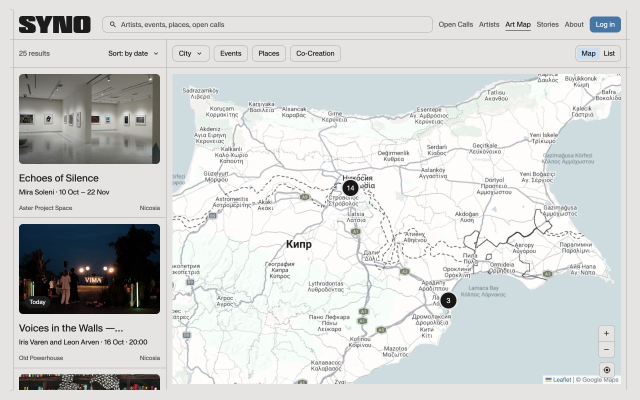
#> input picture assets-syno-case/films/source-map-drawer/map.png, 1280 x 800 px (shown at 1/2 size)
$ python build-syno-map-drawer-video.py
#> lines starting #> are read from the running program, lines starting #| are printed output that depends on the picture
#!/usr/bin/env python3
"""Build one short Art Map -> event drawer walkthrough from prototype captures.

All UI frames are captured from the real local prototype at 1280 x 800. The
scroll sequence moves only the drawer; the list, filters and map stay in place.
"""

from pathlib import Path
import subprocess

from PIL import Image, ImageDraw, ImageFilter


ROOT = Path(__file__).resolve().parents[1]
SOURCE = ROOT / "assets-syno-case/films/source-map-drawer"
DEST = ROOT / "assets-syno-case/films"
FILM = DEST / "syno-flow-map-drawer.mp4"
POSTER = DEST / "syno-flow-map-drawer-poster.jpg"
WIDTH, HEIGHT, FPS = 1920, 1200, 30


def load(name: str) -> Image.Image:
#> called with name = 'map.png'
    image = Image.open(SOURCE / name).convert("RGB")
#> image is the input picture: PIL image 1280x800 RGB; mean R, G, B 209.3, 211.7, 210.8
    if image.size != (1280, 800):
        raise ValueError(f"Unexpected frame size: {name}: {image.size}")
    # The promo prototype used to omit the top frame rule and its right endcap.
    # Restore the same one-pixel rule that now appears in the live prototype.
    draw = ImageDraw.Draw(image)
    draw.line((19, 20, 1260, 20), fill=(174, 173, 170), width=1)
    # The same goes for the bottom rule: older captures end without it.
    draw.line((19, 780, 1260, 780), fill=(174, 173, 170), width=1)
    return image.resize((WIDTH, HEIGHT), Image.Resampling.LANCZOS).filter(
        ImageFilter.UnsharpMask(radius=1, percent=85, threshold=2)
    )


def ease(t: float) -> float:
    t = max(0.0, min(1.0, t))
    return 1 - (1 - t) ** 3


def pointer(frame: Image.Image, x: float, y: float, pulse: float = 0.0) -> None:
    draw = ImageDraw.Draw(frame, "RGBA")
    x, y = round(x), round(y)
    shape = [(x, y), (x + 1, y + 24), (x + 7, y + 18),
             (x + 13, y + 30), (x + 19, y + 27), (x + 13, y + 16),
             (x + 22, y + 15)]
    draw.polygon([(a + 2, b + 3) for a, b in shape], fill=(0, 0, 0, 70))
    draw.polygon(shape, fill=(255, 255, 255, 255), outline=(25, 25, 25, 255), width=2)
    if pulse:
        r = 10 + 15 * pulse
        draw.ellipse((x - r, y - r, x + r, y + r),
                     outline=(46, 119, 176, round(205 * (1 - pulse))), width=3)


def main() -> None:
    initial, opened = load("map.png"), load("open.png")
#> call 2 of load, with name = 'open.png'
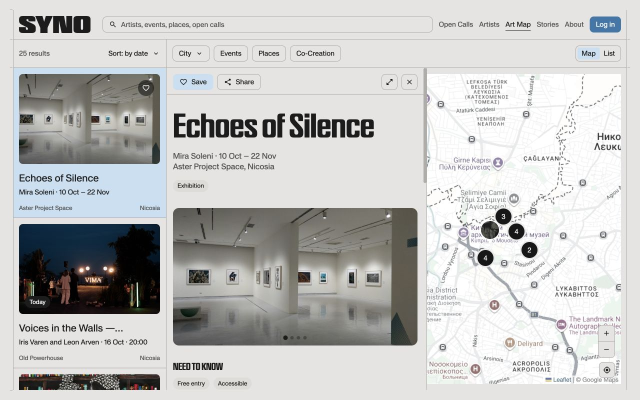
#> input picture assets-syno-case/films/source-map-drawer/open.png, 1280 x 800 px (shown at 1/2 size)
#> in load, image is the input picture: PIL image 1280x800 RGB; mean R, G, B 194.6, 195, 193.9
    scroll = [load(f"scroll-{i:02d}.png") for i in range(1, 21)]
#> call 3 of load, with name = 'scroll-01.png'
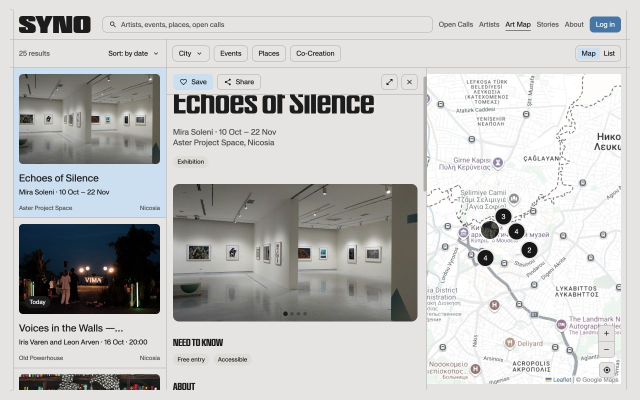
#> input picture assets-syno-case/films/source-map-drawer/scroll-01.png, 1280 x 800 px (shown at 1/2 size)
#> in load, image is the input picture: PIL image 1280x800 RGB; mean R, G, B 194.7, 195.1, 194
    opened.save(POSTER, quality=94, subsampling=0)
    frames: list[Image.Image] = []

    # Select the event on the list; the visible pointer clarifies the action.
    for i in range(24):
        frame = initial.copy()
        p = ease(i / 18)
        x = 720 + (216 - 720) * p
        y = 530 + (384 - 530) * p
        pointer(frame, x, y, ease((i - 19) / 5) if i >= 19 else 0)
        frames.append(frame)
    # Brief transition in the same 1280 x 800 viewport.
    for i in range(1, 7):
        frames.append(Image.blend(initial, opened, ease(i / 6)))
    frames.extend([opened] * 24)

    # Actual browser scroll positions, 48 CSS pixels between captures.
    for frame in scroll[:9]:
        frames.extend([frame] * 2)
    frames.extend([scroll[8]] * 15)  # Dates, venue and About remain readable.
    for frame in scroll[9:]:
        frames.extend([frame] * 2)
    frames.extend([scroll[-1]] * 33)  # End on Mira Soleni and her work.

    command = [
        "ffmpeg", "-y", "-hide_banner", "-loglevel", "error",
        "-f", "rawvideo", "-pix_fmt", "rgb24", "-s", f"{WIDTH}x{HEIGHT}",
        "-r", str(FPS), "-i", "-", "-an", "-c:v", "libx264",
        "-preset", "slow", "-tune", "stillimage", "-crf", "14", "-pix_fmt", "yuv420p",
        "-movflags", "+faststart", str(FILM),
    ]
    process = subprocess.Popen(command, stdin=subprocess.PIPE)
    assert process.stdin is not None
    try:
        for frame in frames:
            process.stdin.write(frame.tobytes())
    finally:
        process.stdin.close()
    if process.wait() != 0:
        raise RuntimeError("ffmpeg failed")
    print(f"{FILM} ({len(frames) / FPS:.2f}s)")


if __name__ == "__main__":
#> (the run stopped early here; a loop or call above may not have finished)
